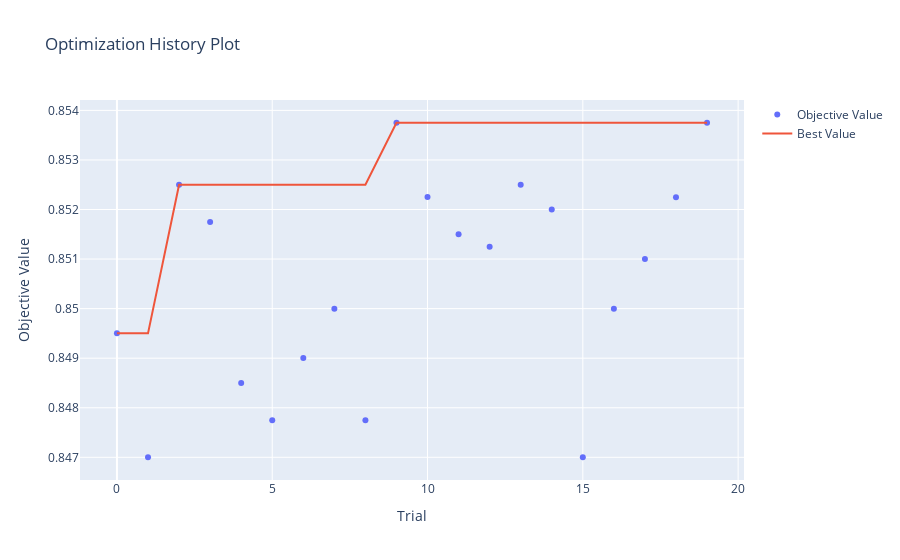

This figure's notebook cell:
### Code cell
from optuna.visualization import plot_optimization_history, plot_param_importances
import plotly.io as pio

# Plot how the accuracy improved over the trials
fig1 = plot_optimization_history(study)
fig1.show()
# Save the plot
output_dir = os.path.join('outputs', '03_Hyperparameter_Tuning_Deep_Dive')
os.makedirs(output_dir, exist_ok=True)
plot_path = os.path.join(output_dir, 'optimization_history.png')
pio.write_image(fig1, plot_path, width=1000, height=600)
print(f"Plot saved to: {plot_path}")

### Figure 1 — Plotly figure (JSON) as saved in the notebook; plotly's stock layout.template omitted (floating-point values rounded to 4 significant figures)
{"data": [{"mode": "markers", "name": "Objective Value", "x": [0, 1, 2, 3, 4, 5, 6, 7, 8, 9, 10, 11, 12, 13, 14, 15, 16, 17, 18, 19], "y": [0.8495, 0.847, 0.8525, 0.8517, 0.8485, 0.8477, 0.849, 0.85, 0.8478, 0.8538, 0.8523, 0.8515, 0.8513, 0.8525, 0.852, 0.847, 0.85, 0.851, 0.8522, 0.8538], "type": "scatter"}, {"mode": "lines", "name": "Best Value", "x": [0, 1, 2, 3, 4, 5, 6, 7, 8, 9, 10, 11, 12, 13, 14, 15, 16, 17, 18, 19], "y": [0.8495, 0.8495, 0.8525, 0.8525, 0.8525, 0.8525, 0.8525, 0.8525, 0.8525, 0.8538, 0.8538, 0.8538, 0.8538, 0.8538, 0.8538, 0.8538, 0.8538, 0.8538, 0.8538, 0.8538], "type": "scatter"}, {"marker": {"color": "#cccccc"}, "mode": "markers", "name": "Infeasible Trial", "showlegend": false, "x": [], "y": [], "type": "scatter"}], "layout": {"title": {"text": "Optimization History Plot"}, "xaxis": {"title": {"text": "Trial"}}, "yaxis": {"title": {"text": "Objective Value"}}}}
